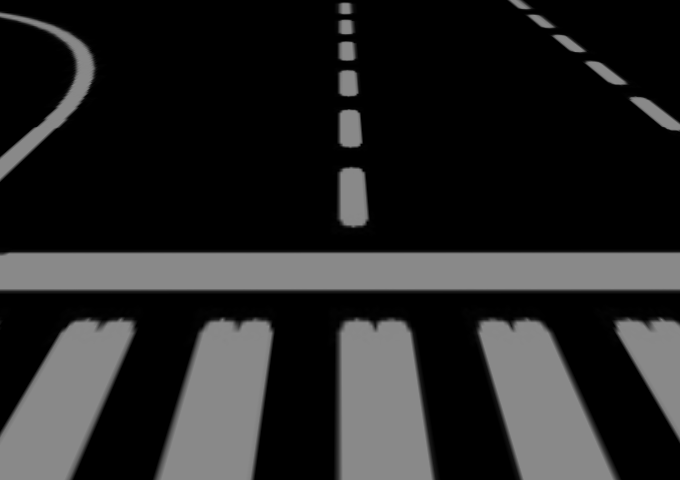
#> input picture inverse_perspective_mapping/images/image2.png, 680 x 480 px
$ python ipm_optimized.py
#> lines starting #> are read from the running program, lines starting #| are printed output that depends on the picture
import time

import numpy as np
import cv2
import math
from sklearn import preprocessing
import datetime


class IPM:
    """
    inverse_perspective_mapping

    dimensions: meters, rad

    """

    def __init__(self, config_intrinsic, config_extrinsic):
        self.fov_x = config_intrinsic['fov_x']
        self.fov_y = config_intrinsic['fov_y']
        self.dim = config_intrinsic['img_dim']

        self.cam_height = config_extrinsic['camera_height']
        self.yaw = config_extrinsic['yaw']
        self.K = np.zeros([3, 3])

        self.calculate_intrinsic_matrix()
        self.calculate_extrinsic_matrix()
        self.calculate_global_matrix()

    def calculate_intrinsic_matrix(self):

        # Start timer
        _t0 = time.time()

        intrinsic_matrix = np.zeros([3, 3])

        # [13 lines of commented-out code are left out]
        intrinsic_matrix[0, 0] = 563.62
        intrinsic_matrix[1, 1] = 563.62
        intrinsic_matrix[2, 2] = 1
        intrinsic_matrix[0, 2] = 340.5
        intrinsic_matrix[1, 2] = 240.5

        self.K = intrinsic_matrix

    def calculate_extrinsic_matrix(self):

        cRr = np.zeros([3, 3])
        cTr = np.zeros([3, 1])

        # [5 lines of commented-out code are left out]

        cRr[0, 0] = math.cos(self.yaw)
        cRr[0, 2] = math.sin(self.yaw)
        cRr[1, 1] = 1
        cRr[2, 0] = -math.sin(self.yaw)
        cRr[2, 2] = math.cos(self.yaw)

        cTr[2] = self.cam_height

        self.P = np.matmul(self.K, cRr)
        self.t = np.matmul(self.K, cTr)

    def calculate_global_matrix(self):

        global_matrix = np.zeros([4, 4])
        global_matrix[0:3, 0:3] = self.P
        global_matrix[0:2, 3] = None
        global_matrix[2, 3] = -1
        global_matrix[3, 2] = 1

        self.A = global_matrix
        self.vector = np.zeros([4, 1])
        self.vector[0:3, 0] = -self.t[0:3, 0]

    def calculate_output_image(self, img_in):
        x_array = []
        y_array = []
        v_array = []

        # Start the timer
        _t0 = time.time()
        index_point = 0
        for x in range(0, self.dim[0]):
            for y in range(0, self.dim[1]):
                self.A[0, 3] = -x
                self.A[1, 3] = -y

                (X, Y, _, __) = np.matmul(np.linalg.inv(self.A), self.vector)

                x_array.append(X)
                y_array.append(Y)
                v_array.append(img_in[x, y])

        # Time the pixel-by-pixel transformation calculation
        _t1 = time.time()
        print(f"The transformation takes \t\t\t{_t1 - _t0}s")

        minmax_scale_x = preprocessing.MinMaxScaler(feature_range=(0, self.dim[0] - 1))
        minmax_scale_y = preprocessing.MinMaxScaler(feature_range=(0, self.dim[1] - 1))

        x_array_scaled = minmax_scale_x.fit_transform(x_array).astype(int)
        y_array_scaled = minmax_scale_y.fit_transform(y_array).astype(int)

        output_image = np.zeros([self.dim[0], self.dim[1]])

        # Time the scaling transformation process
        _t2 = time.time()
        print(f"The min-max scaling takes \t\t\t{_t2 - _t1}s")

        for i in range(0, len(x_array_scaled)):
            output_image[x_array_scaled[i], y_array_scaled[i]] = v_array[i]

        # Time the image writing process
        _t3 = time.time()
        print(f"The image writing process takes \t{_t3 - _t2}s")
        print(f"The total process takes \t\t\t{_t3 - _t0}")

        return output_image


def main():
    path = 'images/image2.png'
    img = cv2.imread(path, 2)  # gray image
#> img is the input picture: shape (480, 680); min 0, max 137, mean 38

    dim = (img.shape[0], img.shape[1])
#> dim = (480, 680)

    # no need config_intrinsic! only with real camera!
    config_intrinsic = {'fov_x': 1.09,
                        'fov_y': 1.09,
                        'img_dim': dim}

    config_extrinsic = {'camera_height': 0.547,
                        'yaw': 0.6}

    ipm = IPM(config_intrinsic, config_extrinsic)

    output_image = ipm.calculate_output_image(img)
#> after the loop in calculate_output_image, `for x in range(0, self.dim[0]):`: self.A = [[272.9, 0, 599.3, -479], [-135.8, 563.6, 198.5, -679], [-0.565, 0, 0.825, -1], [0, 0, 1, 0]]; v_array = 326400 items
#> after the loop in calculate_output_image, `for i in range(0, len(x_array_scaled)):`:
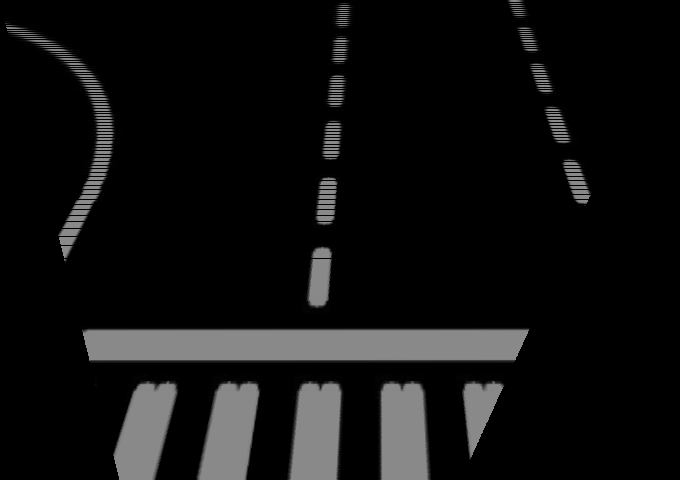
#> output_image: shape (480, 680) float64; min 0, max 137, mean 16.4

    cv2.imshow('initial_image', img)
    cv2.imshow('final_image', output_image.astype(np.uint8))
    # Debugging
    # print(img.shape)
    # print(output_image.dtype)
    # print(img.dtype)
    cv2.waitKey(0)


if __name__ == "__main__":
    main()

$ run again, with inverse_perspective_mapping/images/image1.png copied over inverse_perspective_mapping/images/image2.png
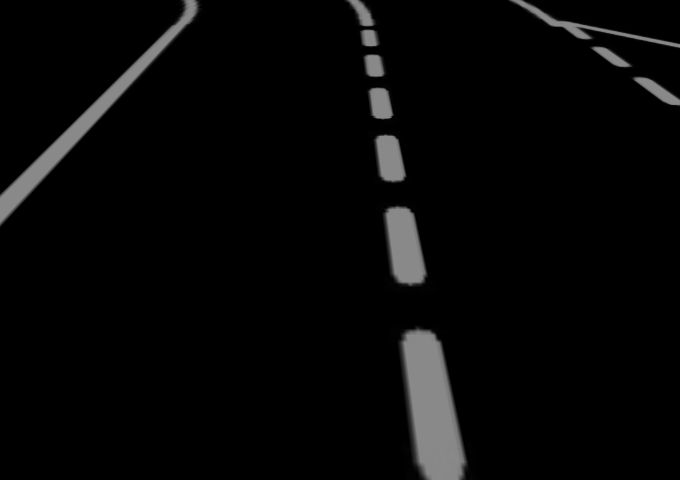
#> input picture inverse_perspective_mapping/images/image1.png, 680 x 480 px
#> in main, img is the input picture: shape (480, 680); min 0, max 137, mean 7.2
#> after the loop in calculate_output_image, `for x in range(0, self.dim[0]):`: self.A = [[272.9, 0, 599.3, -479], [-135.8, 563.6, 198.5, -679], [-0.565, 0, 0.825, -1], [0, 0, 1, 0]]; v_array = 326400 items
#> after the loop in calculate_output_image, `for i in range(0, len(x_array_scaled)):`:
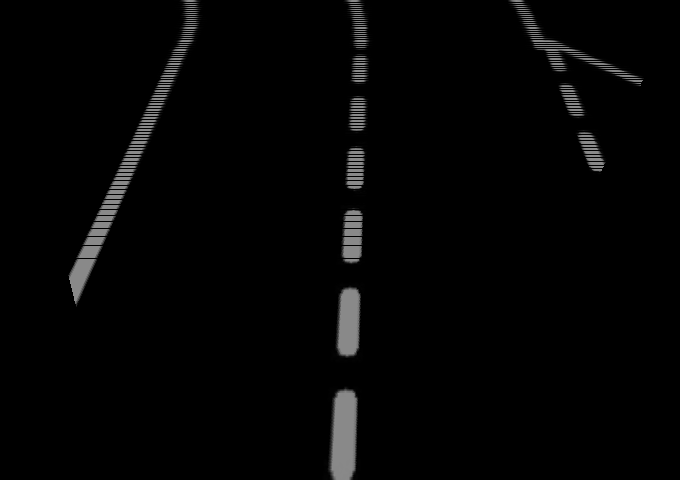
#> output_image: shape (480, 680) float64; min 0, max 137, mean 4.4
